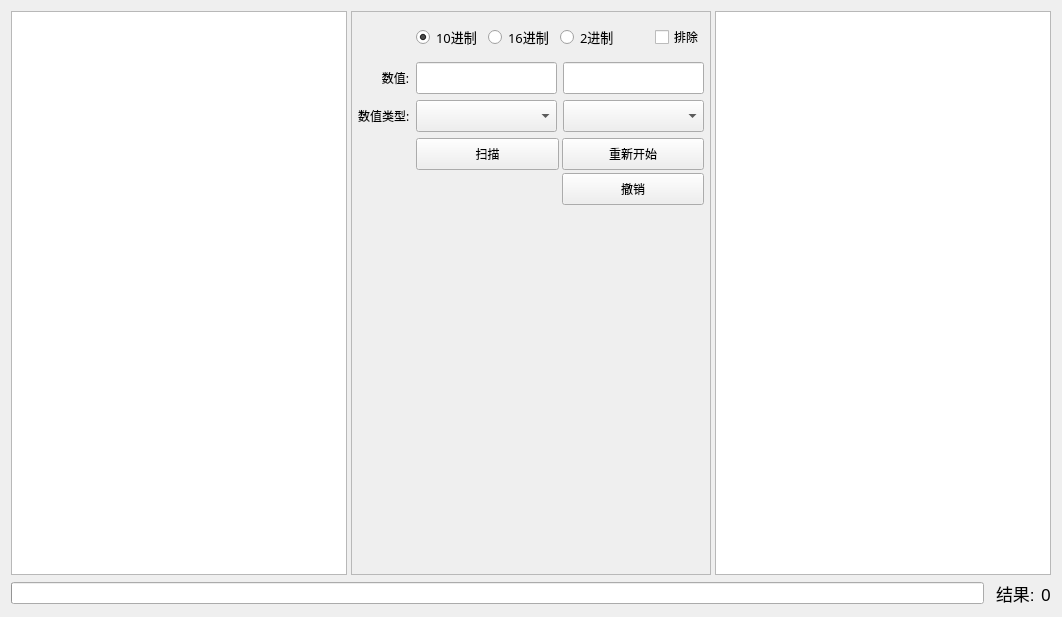
<?xml version="1.0" encoding="UTF-8"?>
<ui version="4.0">
 <class>SScanWidget</class>
 <widget class="QWidget" name="SScanWidget">
  <property name="geometry">
   <rect>
    <x>0</x>
    <y>0</y>
    <width>1062</width>
    <height>617</height>
   </rect>
  </property>
  <property name="windowTitle">
   <string>SScanWidget</string>
  </property>
  <layout class="QVBoxLayout" name="verticalLayout">
   <item>
    <layout class="QHBoxLayout" name="horizontalLayout_3">
     <property name="spacing">
      <number>4</number>
     </property>
     <item>
      <widget class="QTableWidget" name="TableModule">
       <property name="maximumSize">
        <size>
         <width>400</width>
         <height>16777215</height>
        </size>
       </property>
      </widget>
     </item>
     <item>
      <widget class="QFrame" name="frame">
       <property name="maximumSize">
        <size>
         <width>360</width>
         <height>16777215</height>
        </size>
       </property>
       <property name="frameShape">
        <enum>QFrame::StyledPanel</enum>
       </property>
       <property name="frameShadow">
        <enum>QFrame::Raised</enum>
       </property>
       <layout class="QFormLayout" name="formLayout">
        <property name="horizontalSpacing">
         <number>6</number>
        </property>
        <property name="verticalSpacing">
         <number>6</number>
        </property>
        <property name="leftMargin">
         <number>6</number>
        </property>
        <property name="topMargin">
         <number>6</number>
        </property>
        <property name="rightMargin">
         <number>6</number>
        </property>
        <property name="bottomMargin">
         <number>6</number>
        </property>
        <item row="0" column="0">
         <widget class="QLabel" name="Placehold1">
          <property name="font">
           <font>
            <family>Sarasa UI SC</family>
           </font>
          </property>
          <property name="text">
           <string/>
          </property>
         </widget>
        </item>
        <item row="0" column="1">
         <widget class="QFrame" name="frameBase">
          <property name="font">
           <font>
            <family>Sarasa UI SC</family>
           </font>
          </property>
          <layout class="QHBoxLayout" name="horizontalLayout">
           <property name="leftMargin">
            <number>0</number>
           </property>
           <property name="topMargin">
            <number>6</number>
           </property>
           <property name="rightMargin">
            <number>0</number>
           </property>
           <property name="bottomMargin">
            <number>6</number>
           </property>
           <item>
            <widget class="QRadioButton" name="Base10">
             <property name="font">
              <font>
               <family>Sarasa UI SC</family>
               <pointsize>10</pointsize>
              </font>
             </property>
             <property name="text">
              <string>10进制</string>
             </property>
             <property name="checked">
              <bool>true</bool>
             </property>
            </widget>
           </item>
           <item>
            <widget class="QRadioButton" name="Base16">
             <property name="font">
              <font>
               <family>Sarasa UI SC</family>
               <pointsize>10</pointsize>
              </font>
             </property>
             <property name="text">
              <string>16进制</string>
             </property>
            </widget>
           </item>
           <item>
            <widget class="QRadioButton" name="Base2">
             <property name="font">
              <font>
               <family>Sarasa UI SC</family>
               <pointsize>10</pointsize>
              </font>
             </property>
             <property name="text">
              <string>2进制</string>
             </property>
            </widget>
           </item>
           <item>
            <spacer name="horizontalSpacer">
             <property name="orientation">
              <enum>Qt::Horizontal</enum>
             </property>
             <property name="sizeHint" stdset="0">
              <size>
               <width>40</width>
               <height>20</height>
              </size>
             </property>
            </spacer>
           </item>
           <item>
            <widget class="QCheckBox" name="ExcludeCheckbox">
             <property name="font">
              <font>
               <family>Sarasa UI SC</family>
              </font>
             </property>
             <property name="statusTip">
              <string>扫描时排除指定的值</string>
             </property>
             <property name="text">
              <string>排除</string>
             </property>
             <property name="tristate">
              <bool>false</bool>
             </property>
            </widget>
           </item>
          </layout>
         </widget>
        </item>
        <item row="1" column="0">
         <widget class="QLabel" name="ScanValueLabel">
          <property name="minimumSize">
           <size>
            <width>51</width>
            <height>32</height>
           </size>
          </property>
          <property name="font">
           <font>
            <family>Sarasa UI SC</family>
           </font>
          </property>
          <property name="text">
           <string>数值:</string>
          </property>
          <property name="alignment">
           <set>Qt::AlignRight|Qt::AlignTrailing|Qt::AlignVCenter</set>
          </property>
         </widget>
        </item>
        <item row="1" column="1">
         <widget class="QFrame" name="frame_3">
          <property name="frameShape">
           <enum>QFrame::NoFrame</enum>
          </property>
          <property name="frameShadow">
           <enum>QFrame::Raised</enum>
          </property>
          <layout class="QHBoxLayout" name="horizontalLayout_6">
           <property name="leftMargin">
            <number>0</number>
           </property>
           <property name="topMargin">
            <number>0</number>
           </property>
           <property name="rightMargin">
            <number>0</number>
           </property>
           <property name="bottomMargin">
            <number>0</number>
           </property>
           <item>
            <widget class="QLineEdit" name="TargetValueA">
             <property name="minimumSize">
              <size>
               <width>0</width>
               <height>32</height>
              </size>
             </property>
             <property name="font">
              <font>
               <family>Sarasa UI SC</family>
              </font>
             </property>
             <property name="maxLength">
              <number>999999999</number>
             </property>
            </widget>
           </item>
           <item>
            <widget class="QLineEdit" name="TargetValueB">
             <property name="minimumSize">
              <size>
               <width>0</width>
               <height>32</height>
              </size>
             </property>
             <property name="font">
              <font>
               <family>Sarasa UI SC</family>
              </font>
             </property>
             <property name="maxLength">
              <number>999999999</number>
             </property>
            </widget>
           </item>
          </layout>
         </widget>
        </item>
        <item row="2" column="0">
         <widget class="QLabel" name="label_2">
          <property name="minimumSize">
           <size>
            <width>51</width>
            <height>32</height>
           </size>
          </property>
          <property name="font">
           <font>
            <family>Sarasa UI SC</family>
           </font>
          </property>
          <property name="text">
           <string>数值类型:</string>
          </property>
         </widget>
        </item>
        <item row="2" column="1">
         <widget class="QFrame" name="frame2">
          <layout class="QHBoxLayout" name="horizontalLayout_4">
           <property name="leftMargin">
            <number>0</number>
           </property>
           <property name="topMargin">
            <number>0</number>
           </property>
           <property name="rightMargin">
            <number>0</number>
           </property>
           <property name="bottomMargin">
            <number>0</number>
           </property>
           <item>
            <widget class="QComboBox" name="FindType">
             <property name="minimumSize">
              <size>
               <width>0</width>
               <height>32</height>
              </size>
             </property>
             <property name="font">
              <font>
               <family>Sarasa UI SC</family>
              </font>
             </property>
             <property name="placeholderText">
              <string>数值类型</string>
             </property>
            </widget>
           </item>
           <item>
            <widget class="QComboBox" name="FindMethod">
             <property name="minimumSize">
              <size>
               <width>0</width>
               <height>32</height>
              </size>
             </property>
             <property name="font">
              <font>
               <family>Sarasa UI SC</family>
              </font>
             </property>
             <property name="placeholderText">
              <string>扫描方式</string>
             </property>
            </widget>
           </item>
          </layout>
         </widget>
        </item>
        <item row="3" column="1">
         <widget class="QFrame" name="frameButton">
          <layout class="QGridLayout" name="gridLayout">
           <property name="leftMargin">
            <number>0</number>
           </property>
           <property name="topMargin">
            <number>0</number>
           </property>
           <property name="rightMargin">
            <number>0</number>
           </property>
           <property name="bottomMargin">
            <number>0</number>
           </property>
           <property name="spacing">
            <number>3</number>
           </property>
           <item row="0" column="1">
            <widget class="QPushButton" name="ButtonRestart">
             <property name="minimumSize">
              <size>
               <width>0</width>
               <height>32</height>
              </size>
             </property>
             <property name="font">
              <font>
               <family>Sarasa UI SC</family>
              </font>
             </property>
             <property name="text">
              <string>重新开始</string>
             </property>
            </widget>
           </item>
           <item row="0" column="0">
            <widget class="QPushButton" name="ButtonSearch">
             <property name="minimumSize">
              <size>
               <width>0</width>
               <height>32</height>
              </size>
             </property>
             <property name="font">
              <font>
               <family>Sarasa UI SC</family>
              </font>
             </property>
             <property name="text">
              <string>扫描</string>
             </property>
            </widget>
           </item>
           <item row="1" column="1">
            <widget class="QPushButton" name="ButtonUndo">
             <property name="minimumSize">
              <size>
               <width>0</width>
               <height>32</height>
              </size>
             </property>
             <property name="font">
              <font>
               <family>Sarasa UI SC</family>
              </font>
             </property>
             <property name="text">
              <string>撤销</string>
             </property>
            </widget>
           </item>
           <item row="2" column="0" colspan="2">
            <spacer name="verticalSpacer_2">
             <property name="orientation">
              <enum>Qt::Vertical</enum>
             </property>
             <property name="sizeHint" stdset="0">
              <size>
               <width>20</width>
               <height>40</height>
              </size>
             </property>
            </spacer>
           </item>
          </layout>
         </widget>
        </item>
        <item row="4" column="0" colspan="2">
         <spacer name="verticalSpacer">
          <property name="orientation">
           <enum>Qt::Vertical</enum>
          </property>
          <property name="sizeHint" stdset="0">
           <size>
            <width>20</width>
            <height>40</height>
           </size>
          </property>
         </spacer>
        </item>
       </layout>
      </widget>
     </item>
     <item>
      <widget class="QTableWidget" name="TableFound">
       <property name="maximumSize">
        <size>
         <width>16777215</width>
         <height>16777215</height>
        </size>
       </property>
      </widget>
     </item>
    </layout>
   </item>
   <item>
    <layout class="QHBoxLayout" name="horizontalLayout_2">
     <item>
      <widget class="QProgressBar" name="ScanProgress">
       <property name="maximum">
        <number>100</number>
       </property>
       <property name="value">
        <number>0</number>
       </property>
       <property name="textVisible">
        <bool>false</bool>
       </property>
      </widget>
     </item>
     <item>
      <spacer name="horizontalSpacer_2">
       <property name="orientation">
        <enum>Qt::Horizontal</enum>
       </property>
       <property name="sizeType">
        <enum>QSizePolicy::Preferred</enum>
       </property>
       <property name="sizeHint" stdset="0">
        <size>
         <width>6</width>
         <height>20</height>
        </size>
       </property>
      </spacer>
     </item>
     <item>
      <widget class="QLabel" name="qLabel">
       <property name="font">
        <font>
         <family>Microsoft YaHei UI</family>
         <pointsize>13</pointsize>
        </font>
       </property>
       <property name="text">
        <string>结果:</string>
       </property>
      </widget>
     </item>
     <item>
      <widget class="QLabel" name="FoundCount">
       <property name="font">
        <font>
         <family>Sarasa Mono SC</family>
         <pointsize>13</pointsize>
        </font>
       </property>
       <property name="text">
        <string>0</string>
       </property>
      </widget>
     </item>
    </layout>
   </item>
  </layout>
 </widget>
 <layoutdefault spacing="6" margin="11"/>
 <resources/>
 <connections/>
</ui>
